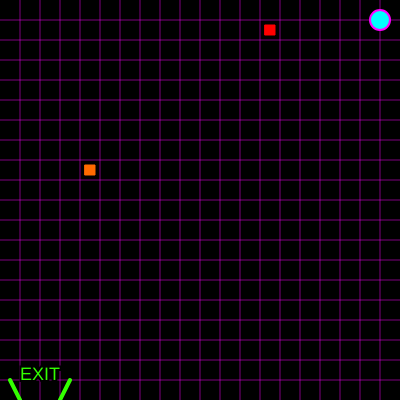
Frame 1 (no input)
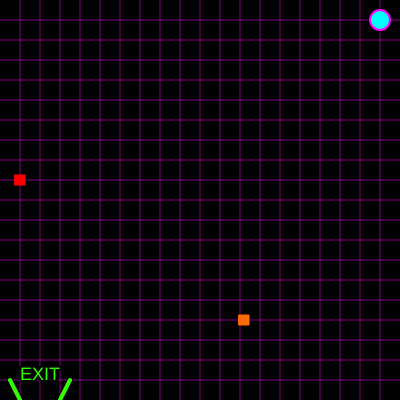
Frame 60 (no input)
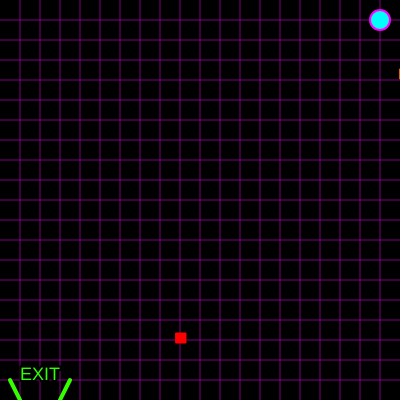
Frame 120 (the mouse pressed at the canvas centre since frame 60)

The p5.js sketch that drew these frames (run headless with seeded random() and noise() and a simulated clock; from frame 60 on, the mouse is pressed at the canvas centre):

// p5.js sketch
// ── sketch.js
var playerX = 380;
var playerY = 20;

var enemy1x = 265;
var enemy1y = 25;

var enemy2x = 85;
var enemy2y = 165;

var mouseShapeX;
var mouseShapeY;

function setup()
{
  createCanvas(400, 400);
  enemy1xSpeed = Math.floor(Math.random() * (Math.floor(Math.random() * 5)) + 1);
  enemy1ySpeed = Math.floor(Math.random() * (Math.floor(Math.random() * 5)) + 1);
  enemy2xSpeed = Math.floor(Math.random() * (Math.floor(Math.random() * 5)) + 1);
  enemy2ySpeed = Math.floor(Math.random() * (Math.floor(Math.random() * 5)) + 1);
}

function draw() 
{
  background (0);
  
  //grid
  stroke('magenta');
  strokeWeight(0.5);
  line(20, 0, 20, 400);
  line(40, 0, 40, 400);
  line(60, 0, 60, 400);
  line(80, 0, 80, 400);
  line(100, 0, 100, 400);
  line(120, 0, 120, 400);
  line(140, 0, 140, 400);
  line(160, 0, 160, 400);
  line(180, 0, 180, 400);
  line(200, 0, 200, 400);
  line(220, 0, 220, 400);
  line(240, 0, 240, 400);
  line(260, 0, 260, 400);
  line(280, 0, 280, 400);
  line(300, 0, 300, 400);
  line(320, 0, 320, 400);
  line(340, 0, 340, 400);
  line(360, 0, 360, 600);
  line(380, 0, 380, 400);
  line(0, 20, 400, 20);
  line(0, 40, 400, 40);
  line(0, 60, 400, 60);
  line(0, 80, 400, 80);
  line(0, 100, 400, 100);
  line(0, 120, 400, 120);
  line(0, 140, 400, 140);
  line(0, 160, 400, 160);
  line(0, 180, 400, 180);
  line(0, 200, 400, 200);
  line(0, 220, 400, 220);
  line(0, 240, 400, 240);
  line(0, 260, 400, 260);
  line(0, 280, 400, 280);
  line(0, 300, 400, 300);
  line(0, 320, 400, 320);
  line(0, 340, 400, 340);
  line(0, 360, 400, 360);
  line(0, 380, 400, 380);

  //player
  fill(0, 255, 255);
  strokeWeight(2);
  circle (playerX, playerY, 20);

  //exit
  textSize(18);
  fill(51, 255, 0);
  stroke(0);
  strokeWeight(4);
  text ('EXIT', 20, 380);

  stroke(51, 255, 0);
  line (10, 380, 20, 400);
  line (70, 380, 60, 400);

  //enemy1
  fill (255, 0, 0);
  strokeWeight(1);
  stroke (255, 0, 0);
  square(enemy1x, enemy1y, 10);

    // get a random speed when it first starts
    enemy1xSpeed = Math.floor(Math.random() * (Math.floor(Math.random() * 5)) + 2);
    enemy1ySpeed = Math.floor(Math.random() * (Math.floor(Math.random() * 5)) + 2);

    // move the shape
    enemy1x += enemy1xSpeed;
    enemy1y += enemy1ySpeed;

    // check to see if the shape has gone out of bounds
    if(enemy1x > 400)
    {
        enemy1x = 0;
    }
    if(enemy1x < 0)
    {
        enemy1x = 400;
    }
    if(enemy1y > 400)
    {
        enemy1y = 0;
    }
    if(enemy1y < 0)
    {
        enemy1y = 400;
    }

  //enemy2
  fill (255, 106, 0);
  stroke (255, 106, 0);
  square (enemy2x, enemy2y, 10);

    // get a random speed when it first starts
    enemy2xSpeed = Math.floor(Math.random() * (Math.floor(Math.random() * 5)) + 1);
    enemy2ySpeed = Math.floor(Math.random() * (Math.floor(Math.random() * 5)) + 1);

    // move the shape
    enemy2x += enemy1xSpeed;
    enemy2y += enemy1ySpeed;

    // check to see if the shape has gone out of bounds
    if(enemy2x > 400)
    {
        enemy2x = 0;
    }
    if(enemy2x < 0)
    {
        enemy2x = 400;
    }
    if(enemy2y > 400)
    {
        enemy2y = 0;
    }
    if(enemy2y < 0)
    {
        enemy2y = 400;
    }
  
  //mouse click shape
  fill (255, 179, 0);
  stroke (255, 179, 0);
  circle (mouseShapeX, mouseShapeY, 10)

  // check to see if the character has left the exit
  if(playerX > 20 && playerX <60 && playerY > 380)
  {
      fill(255);
      stroke(5);
      textSize(26);
      text("You Made It!", 120, 150);
  }
  
}

function keyPressed ()
{
  //character movement controls
  if (key == 'd')
    {
      playerX+=20;
    }
  else if (key == 'a')
    {
      playerX-=20;
    }
  else if (key == 'w')
    {
      playerY-=20;
    }
  else if (key == 's')
    {
      playerY+=20;
    }

}

function mouseClicked()
    {
        mouseShapeX = mouseX;
        mouseShapeY = mouseY;
    }
